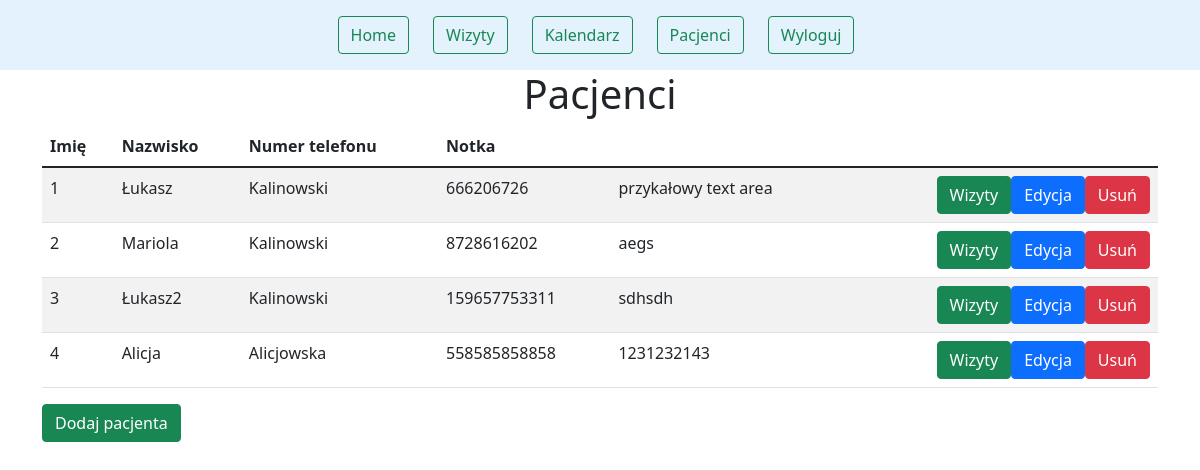
/patient (signed in), run on the app's committed database.
### website/models.py (models this page shows)
class Patient(db.Model):
    id = db.Column(db.Integer, primary_key=True)
    name = db.Column(db.String(100), nullable=False)
    sur_name = db.Column(db.String(100), nullable=False)
    numer = db.Column(db.Integer, unique=True)
    notka=db.Column(db.String(10000), nullable=False)
    appointments = db.relationship('Appointment', backref='patient', lazy=True)
    user_id=db.Column(db.Integer, db.ForeignKey('user.id'))

### website/views.py (the view)
@views.route("/patient")
def patient():
    patients = Patient.query.all()
    return render_template("patient.html", patients=patients, user=current_user)

### website/__init__.py (called while the page is built)
def create_app():
    app = Flask(__name__)
    app.config['SECRET_KEY'] = 'h2jshj1hdjah kjs1hkjdh2js'
    app.config['SQLALCHEMY_DATABASE_URI'] = f'sqlite:///{DB_NAME}'
    db.init_app(app)
    from .views import views
    from .auth import auth
    app.register_blueprint(views, url_prefix='/')
    app.register_blueprint(auth, url_prefix='/')
    from .models import User,Patient
    with app.app_context():
        db.create_all()
    login_manager = LoginManager()
    login_manager.login_view = 'auth.login'
    login_manager.init_app(app)
    @login_manager.user_loader
    def load_user(id):
        return User.query.get(int(id))
    return app

### website/templates/patient.html (shortened to what this page needs)
{% extends "base.html" %}
{% block content %}
   <h1 align='center'>Pacjenci</h1>
  <table class="table table-striped">
    <thead>
      <tr>
        <th scope="col">Imię</th>
        <th scope="col">Nazwisko</th>
        <th scope="col">Numer telefonu</th>
        <th scope="col">Notka</th>
      </tr>
    </thead>
    <tbody>
      {% for patient in user.patients %}
      <tr>
        <td>{{ patient.id }}</td>
        <td>{{ patient.name }}</td>
        <td>{{ patient.sur_name }}</td>
        <td>{{ patient.numer }}</td>
        <td>{{ patient.notka }}</td>
        <td>
            <a href="{{ url_for ('views.deletePatient', id=patient.id) }}"><button type="button" style="float: right;" class="btn btn-danger" onclick="doThing()">Usuń</button></a>
            <a href="{{ url_for ('views.editPatient', id=patient.id) }}"><button type="button" style= "float: right;" class="btn btn-primary" >Edycja</button></a>
            <button type="button" style="float: right;" class="btn btn-success">Wizyty</button></a>
       </td>
      </tr>
      {% endfor %}
    </tbody>
  </table>
<a href="/addPatient"> <button type="button" class="btn btn-success pull-right">Dodaj pacjenta</button> </a>
{% endblock %}

### data on the page
Patient: id "1", name "Łukasz", sur_name "Kalinowski", numer "666206726", notka "przykałowy text area"
Patient: id "2", name "Mariola", sur_name "Kalinowski", numer "8728616202", notka "aegs"
Patient: id "3", name "Łukasz2", sur_name "Kalinowski", numer "159657753311", notka "sdhsdh"
Patient: id "4", name "Alicja", sur_name "Alicjowska", numer "558585858858", notka "1231232143"
